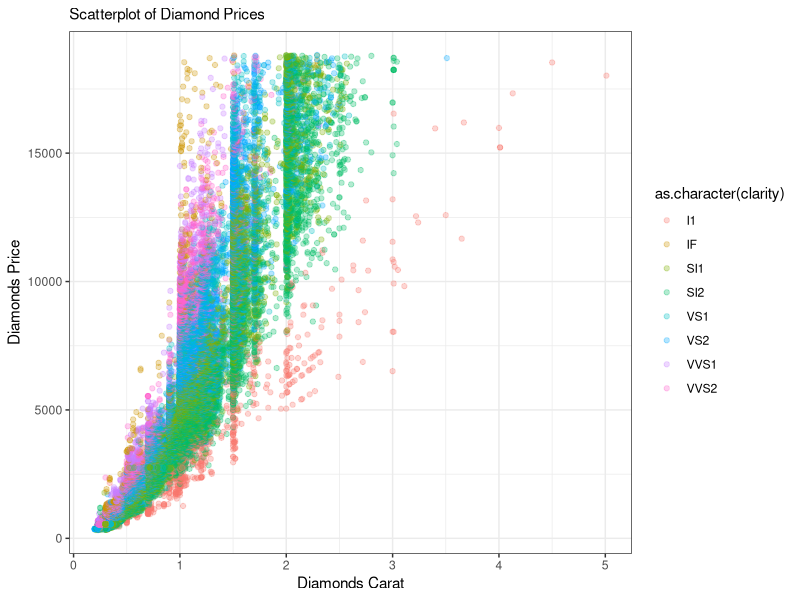
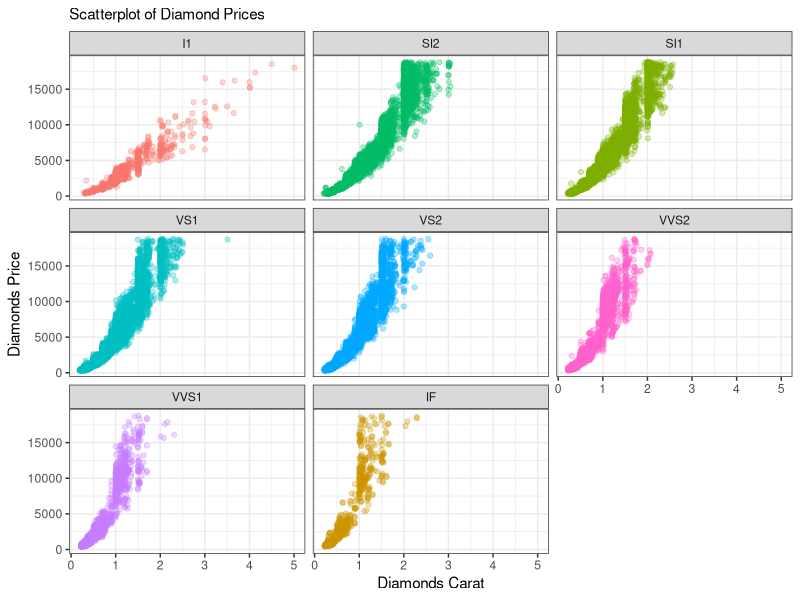
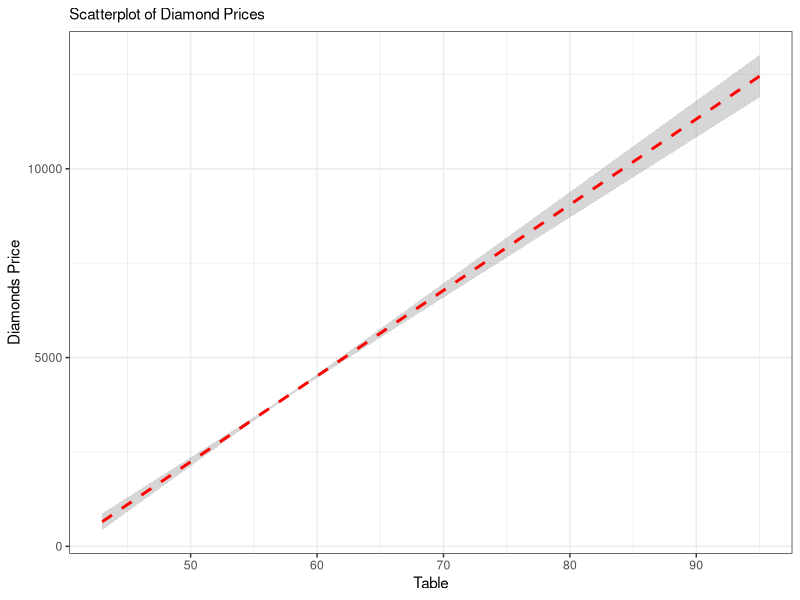
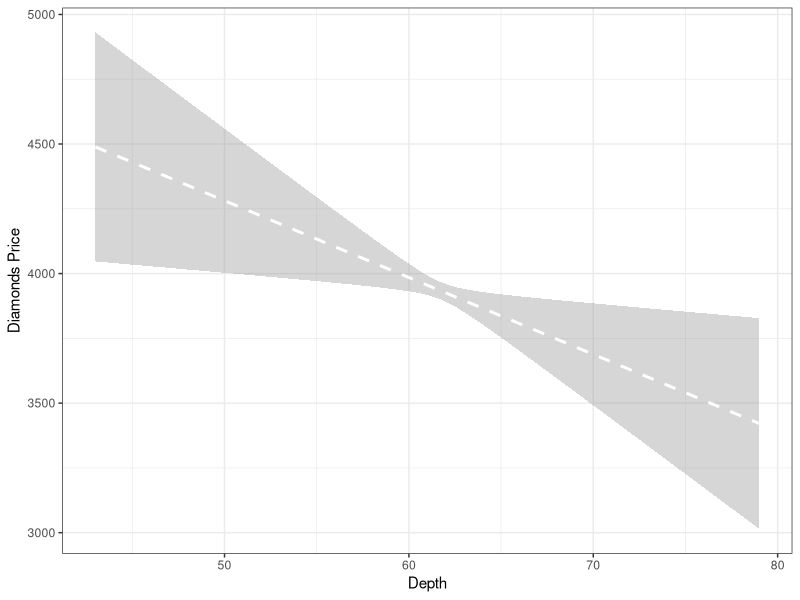
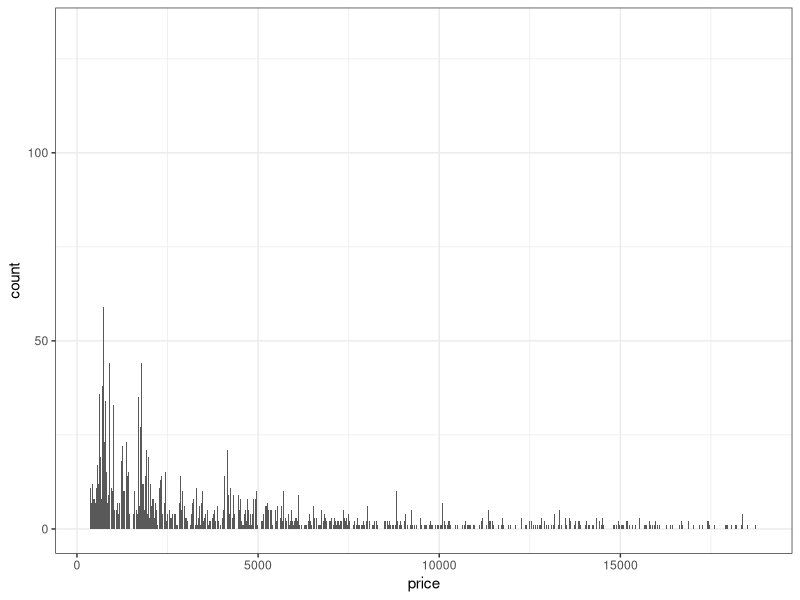
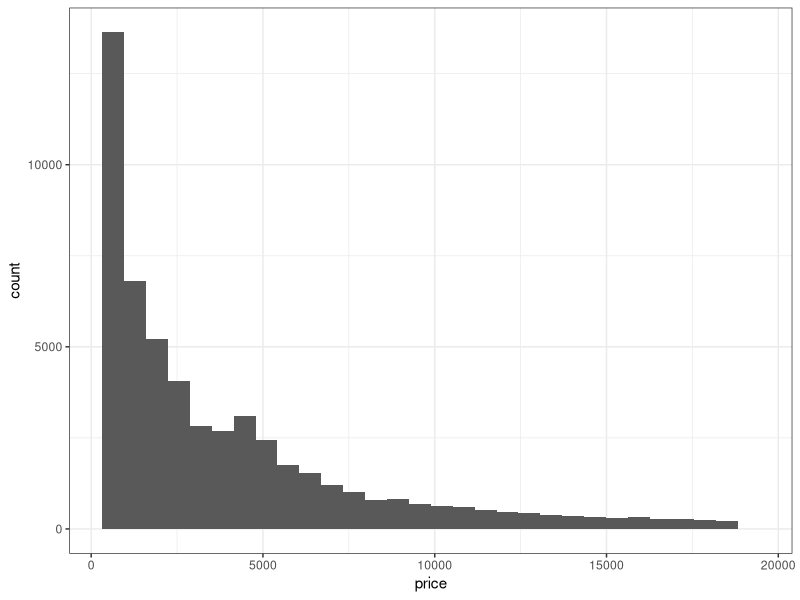
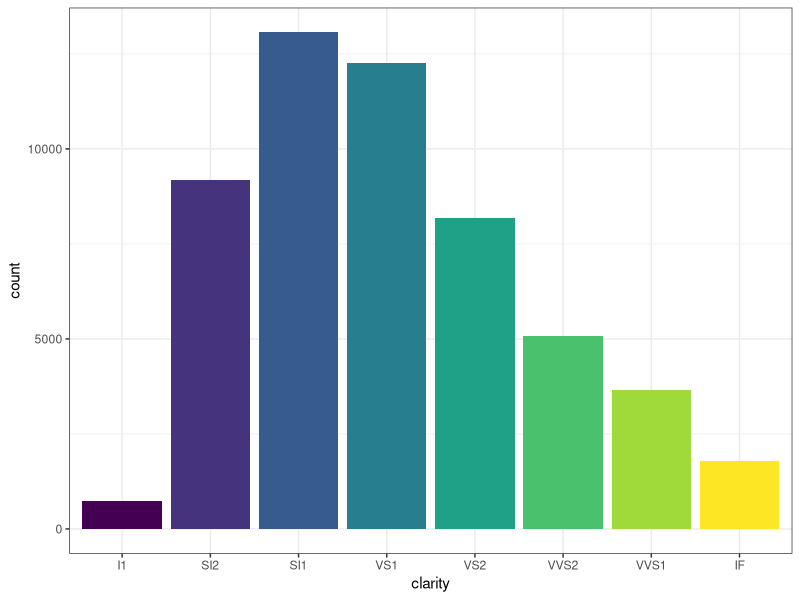
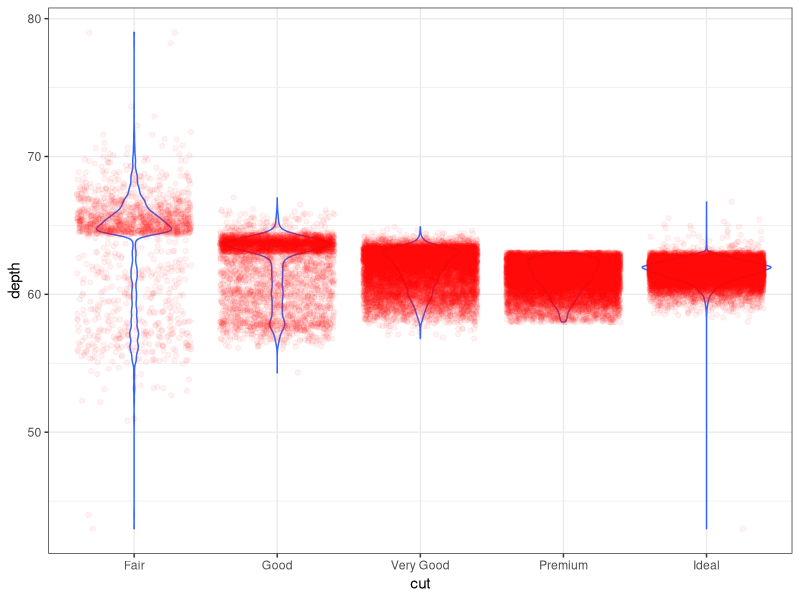

These figures' R source, in order:
## ---- chunk 1
knitr::opts_chunk$set(echo = TRUE)
## ---- chunk 2
library(ggplot2)
library(magrittr) # needs to be run every time you start R and want to use %>%
library(dplyr)    # alternatively, this also loads %>%

## ---- chunk 3
head(diamonds)
##summarise(diamonds)
## ---- chunk 4
library(dplyr)  
diamonds %>% 
  count(price, sort = TRUE) %>% 
  head()

## ---- chunk 5
diamonds2 <- diamonds
## ---- chunk 6
summary(diamonds2)
## ---- chunk 7
##changing the class of column clarity as character.
diamonds2 <- diamonds2 %>%
  mutate(as.character(clarity))
## ---- chunk 8
ggplot(diamonds2,aes(x=carat, y =price , color= as.character(clarity)))+
  geom_point(alpha = 0.3)+
  labs(x ="Diamonds Carat",
       y ="Diamonds Price", subtitle = "Scatterplot of Diamond Prices")+
  theme_bw()
## ---- chunk 9
levels(diamonds2$clarity) <- c("I1","SI2","SI1","VS1","VS2","VVS2","VVS1","IF")
ggplot(diamonds2,aes(x=carat,y =price, color= as.character(clarity)))+
  geom_point(alpha = 0.3,show.legend=FALSE)+
  labs(x ="Diamonds Carat",
       y ="Diamonds Price", subtitle = "Scatterplot of Diamond Prices")+
  facet_wrap(~clarity)+
  theme_bw()

## ---- chunk 10
ggplot(diamonds2,aes(x=table, y =price))+
 geom_smooth(method ='lm',linetype ="dashed", color ="red" )+
  labs(x ="Table",
       y ="Diamonds Price", subtitle = "Scatterplot of Diamond Prices")+
  theme_bw()
## ---- chunk 11
ggplot(diamonds2,aes(x=depth, y =price))+
  geom_smooth(method ='lm',linetype ="dashed", color ="white" )+
  labs(x ="Depth",
       y ="Diamonds Price")+
  theme_bw()
## ---- chunk 12
##class_price <- dplyr::count(diamonds2, price)
##print(class_price)
## ---- chunk 13
ggplot(diamonds2, 
       aes(x= price))+
  geom_bar()+
  theme_bw()

## ---- chunk 14
ggplot(diamonds2,aes(x=price))+
  geom_histogram()+
  labs(x ="price",
       y ="count")+
    theme_bw()
## ---- chunk 15
ggplot(diamonds2,aes(x=clarity, fill =clarity))+
  geom_bar(show.legend=FALSE)+
  labs(x ="clarity",
       y ="count")+
    theme_bw()
## ---- chunk 16
ggplot(diamonds2,aes(cut, depth))+
  geom_violin(colour = "#3366FF")+
  geom_jitter(alpha = 0.05, color ="red")+
  labs(x ="cut",
       y ="depth")+
  theme_bw()
## ---- chunk 17
summary(diamonds2)
## ---- chunk 18
class(diamonds2$x)
class(diamonds2$price)

ggplot(diamonds2,aes(x, price))+  
  geom_smooth(method = "auto",
              se = FALSE )+
  geom_smooth(method = "lm",
              se = TRUE, color ="green")+
  theme_bw()
